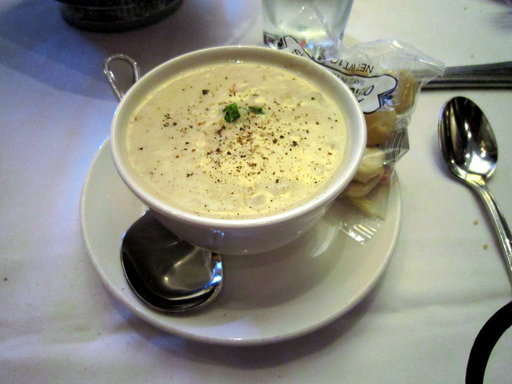
#> input picture pizza_not_pizza/not_pizza/102839.jpg, 512 x 384 px, found by its file name; its folder holds only this picture in this run
$ jupyter execute --allow-errors N1p.ipynb
#> lines starting #> are read from the running program, lines starting #| are printed output that depends on the picture
[cell 1]
from PIL import Image
import os
import numpy as np
import pandas as pd
import matplotlib.pyplot as plt

[cell 2]
def load_images(folder):
#> called with folder = 'pizza_not_pizza\\not_pizza'
    images=[]
    for filename in os.listdir(folder):
        img_path = os.path.join(folder,filename)
        with Image.open(img_path) as img:
#> img is the input picture: PIL image 512x384 RGB; mean R, G, B 144.4, 144.1, 131.2
            img = img.resize((64,64))
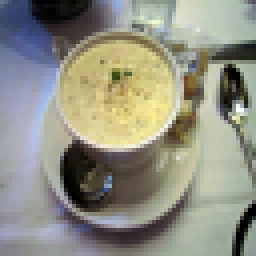
#> img: PIL image 64x64 RGB (shown 4 times larger); mean R, G, B 144.5, 144.1, 131.3
            img = img.convert('L')
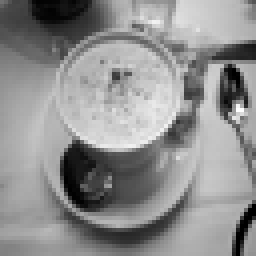
#> img: PIL image 64x64 L (shown 4 times larger); min 0, max 255, mean 142.8
            img_array = np.array(img)/255
            images.append(img_array)
    return images

[cell 3]
x1 = load_images(r'pizza_not_pizza\not_pizza')
#> x1 = 1 item
#> (the rest of this cell did not finish here and is left out)


[cell 4]
y1 = np.zeros(len(x1))
#> y1 = [0]
#> (the rest of this cell did not finish here and is left out)

$ run again, on pizza_not_pizza/not_pizza/1189793.jpg
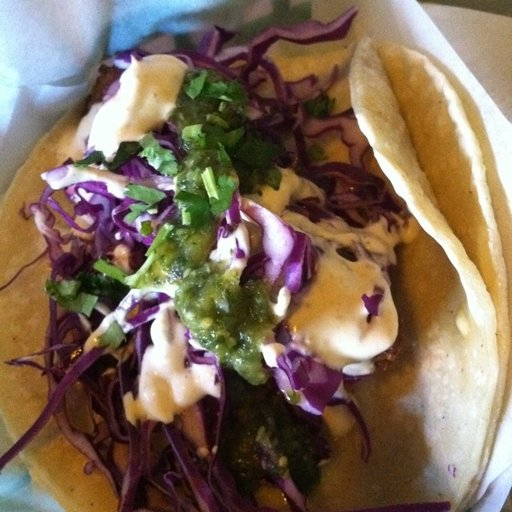
#> input picture pizza_not_pizza/not_pizza/1189793.jpg, 512 x 512 px, found by its file name
#> in load_images, img is the input picture: PIL image 512x512 RGB; mean R, G, B 128.5, 108.4, 89.4
#> in load_images, `img = img.resize((64,64))`:
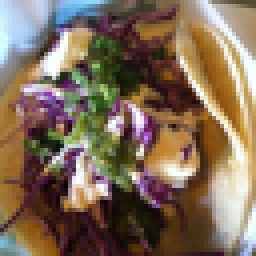
#> img: PIL image 64x64 RGB (shown 4 times larger); mean R, G, B 128.6, 108.4, 89.4
#> in load_images, `img = img.convert('L')`:
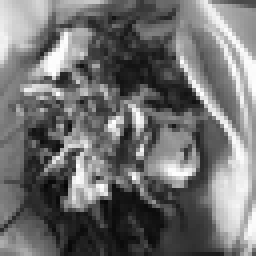
#> img: PIL image 64x64 L (shown 4 times larger); min 5, max 255, mean 112.2
#> x1 = 1 item
#> y1 = [0]

$ run again, on pizza_not_pizza/not_pizza/1260663.jpg
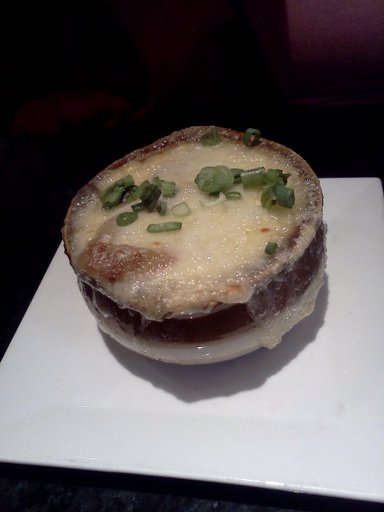
#> input picture pizza_not_pizza/not_pizza/1260663.jpg, 384 x 512 px, found by its file name
#> in load_images, img is the input picture: PIL image 384x512 RGB; mean R, G, B 97.8, 90.7, 89.6
#> in load_images, `img = img.resize((64,64))`:
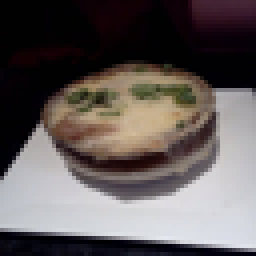
#> img: PIL image 64x64 RGB (shown 4 times larger); mean R, G, B 97.9, 90.7, 89.6
#> in load_images, `img = img.convert('L')`:
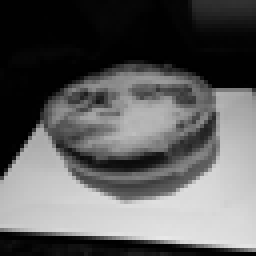
#> img: PIL image 64x64 L (shown 4 times larger); min 0, max 232, mean 92.7
#> x1 = 1 item
#> y1 = [0]

$ run again, on pizza_not_pizza/not_pizza/128673.jpg
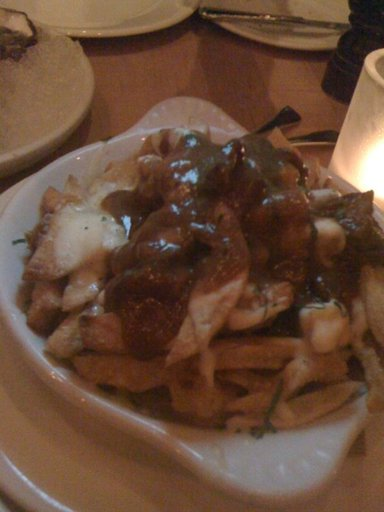
#> input picture pizza_not_pizza/not_pizza/128673.jpg, 384 x 512 px, found by its file name
#> in load_images, img is the input picture: PIL image 384x512 RGB; mean R, G, B 104, 74.3, 56
#> in load_images, `img = img.resize((64,64))`:
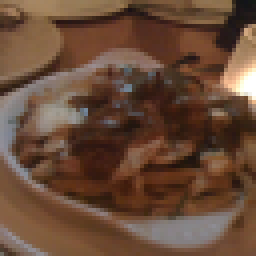
#> img: PIL image 64x64 RGB (shown 4 times larger); mean R, G, B 104, 74.3, 56
#> in load_images, `img = img.convert('L')`:
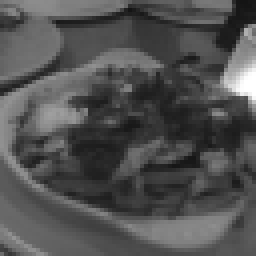
#> img: PIL image 64x64 L (shown 4 times larger); min 20, max 255, mean 81.1
#> x1 = 1 item
#> y1 = [0]

$ run again, on pizza_not_pizza/not_pizza/114483.jpg
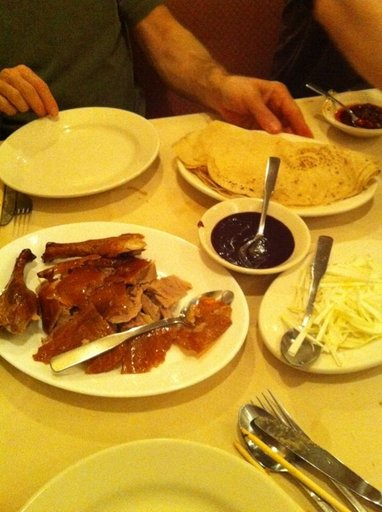
#> input picture pizza_not_pizza/not_pizza/114483.jpg, 382 x 512 px, found by its file name
#> in load_images, img is the input picture: PIL image 382x512 RGB; mean R, G, B 175.2, 130.9, 41.5
#> in load_images, `img = img.resize((64,64))`:
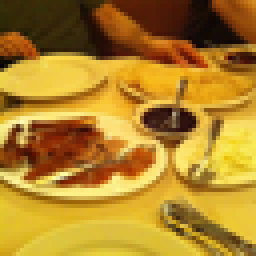
#> img: PIL image 64x64 RGB (shown 4 times larger); mean R, G, B 175.2, 130.9, 41.5
#> in load_images, `img = img.convert('L')`:
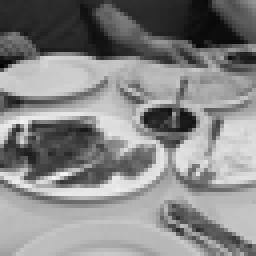
#> img: PIL image 64x64 L (shown 4 times larger); min 0, max 243, mean 133.9
#> x1 = 1 item
#> y1 = [0]
